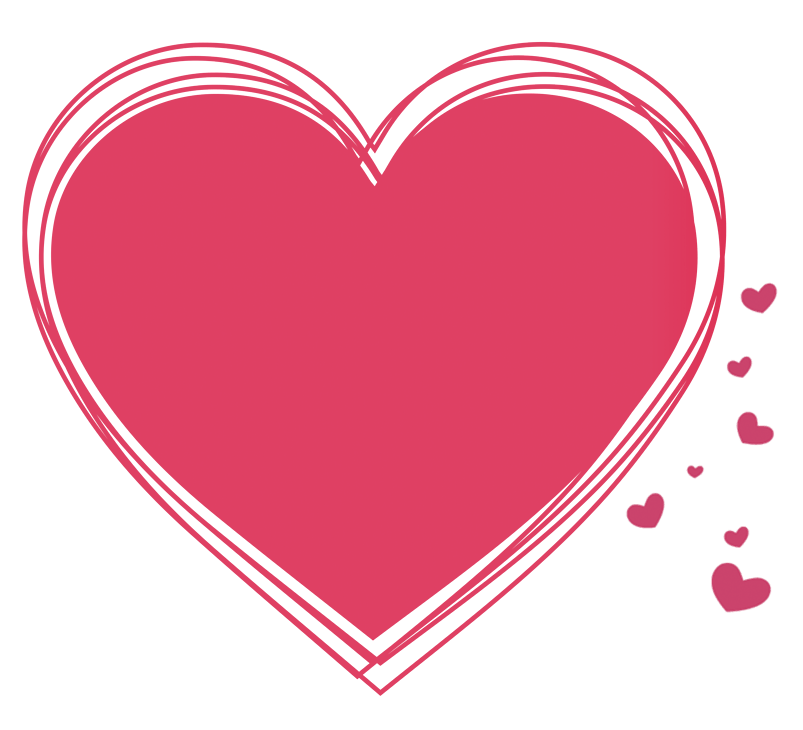
#> input picture 元尊/元尊.jpg, 803 x 730 px, found by its file name
$ python wordcloud_use.py
#> lines starting #> are read from the running program, lines starting #| are printed output that depends on the picture
'''
@Author: your name
@Date: 2020-03-02 18:02:38
@LastEditTime: 2020-03-03 22:41:46
@LastEditors: Please set LastEditors
@Description: In User Settings Edit
@FilePath: \vscode_code\爬虫测试\元尊\wordcloud.py
'''
import pandas as pd
import numpy as np
from wordcloud import WordCloud
import matplotlib.pyplot as plt
from PIL import Image

mask = np.array(Image.open('爬虫测试\元尊\元尊.jpg'))
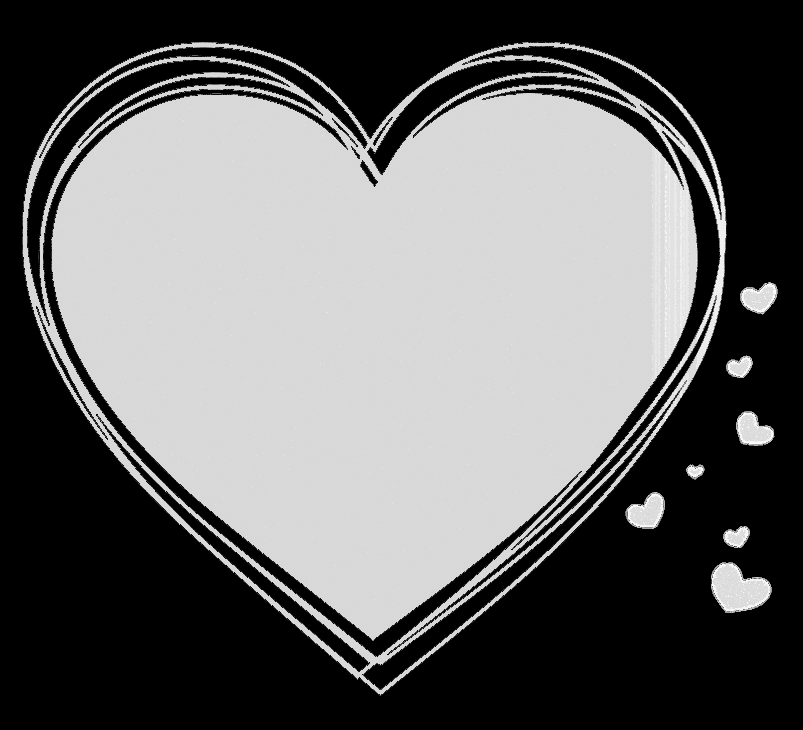
#> mask: shape (730, 803); min 0, max 255, mean 102.6
text = "a b c s dasd as AAA A 啊牛逼 你比 牛逼 aaa ff s 数电 模电"
#> (the run stopped early here; a loop or call above may not have finished)
